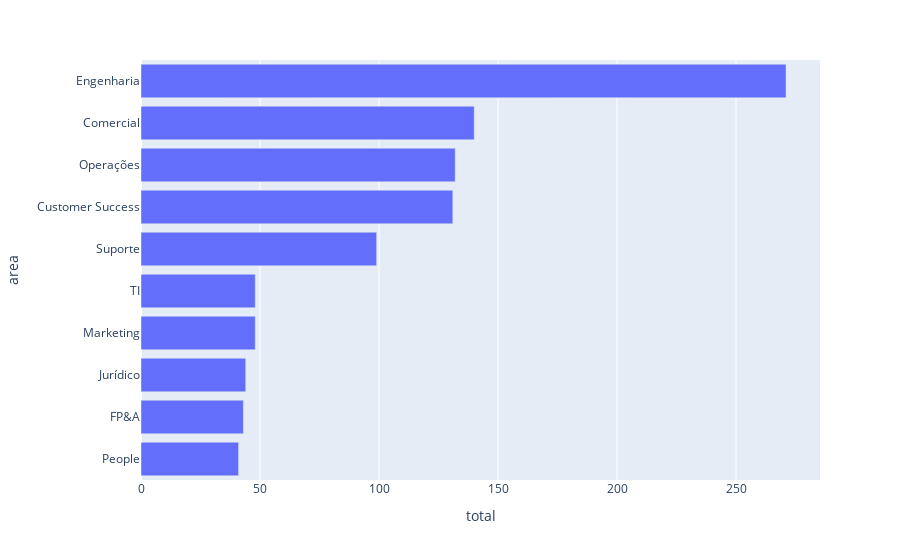

Source (notebook cell):
### Markdown cell above
#### 3) Criação das áreas de cada colaborador

### Code cell
# Criando um dicionário de quantidade de pessoas por área
areas_dict = {
    'People': 1,
    'FP&A': 1,
    'Engenharia': 6,
    'Customer Success': 3,
    'Comercial': 3,
    'Suporte': 2,
    'Jurídico': 1,
    'TI': 1,
    'Marketing': 1,
    'Operações': 3
}

# Criando as listas das áreas e os pesos
areas = list(areas_dict.keys())
weights = [i/sum(areas_dict.values()) for i in areas_dict.values()]

# Criando uma lista de escolhas ponderadas
areas_list = np.random.choice(a = areas, size = len(dataset), p = weights)

# Incluindo a área no dataset
dataset['area'] = areas_list

# Verificando a distribuição
area_dataset = pd.DataFrame(dict(dataset.groupby(['area']).size()).items(), columns = ['area', 'total'])
fig = px.bar(area_dataset, y = 'area', x = 'total')
fig.update_layout(barmode = 'stack', yaxis = {'categoryorder': 'total ascending'})
fig.show()

### Figure 1 — Plotly figure (JSON) as saved in the notebook; plotly's stock layout.template omitted (floating-point values rounded to 4 significant figures)
{"data": [{"alignmentgroup": "True", "hovertemplate": "total=%{x}<br>area=%{y}<extra></extra>", "legendgroup": "", "marker": {"color": "#636efa"}, "name": "", "offsetgroup": "", "orientation": "h", "showlegend": false, "textposition": "auto", "type": "bar", "x": [140, 131, 271, 43, 44, 48, 132, 41, 99, 48], "xaxis": "x", "y": ["Comercial", "Customer Success", "Engenharia", "FP&A", "Jurídico", "Marketing", "Operações", "People", "Suporte", "TI"], "yaxis": "y"}], "layout": {"autosize": true, "barmode": "stack", "legend": {"tracegroupgap": 0}, "margin": {"t": 60}, "xaxis": {"anchor": "y", "autorange": true, "domain": [0, 1], "range": [0, 285.3], "title": {"text": "total"}, "type": "linear"}, "yaxis": {"anchor": "x", "autorange": true, "categoryorder": "total ascending", "domain": [0, 1], "range": [-0.5, 9.5], "title": {"text": "area"}, "type": "category"}}}
